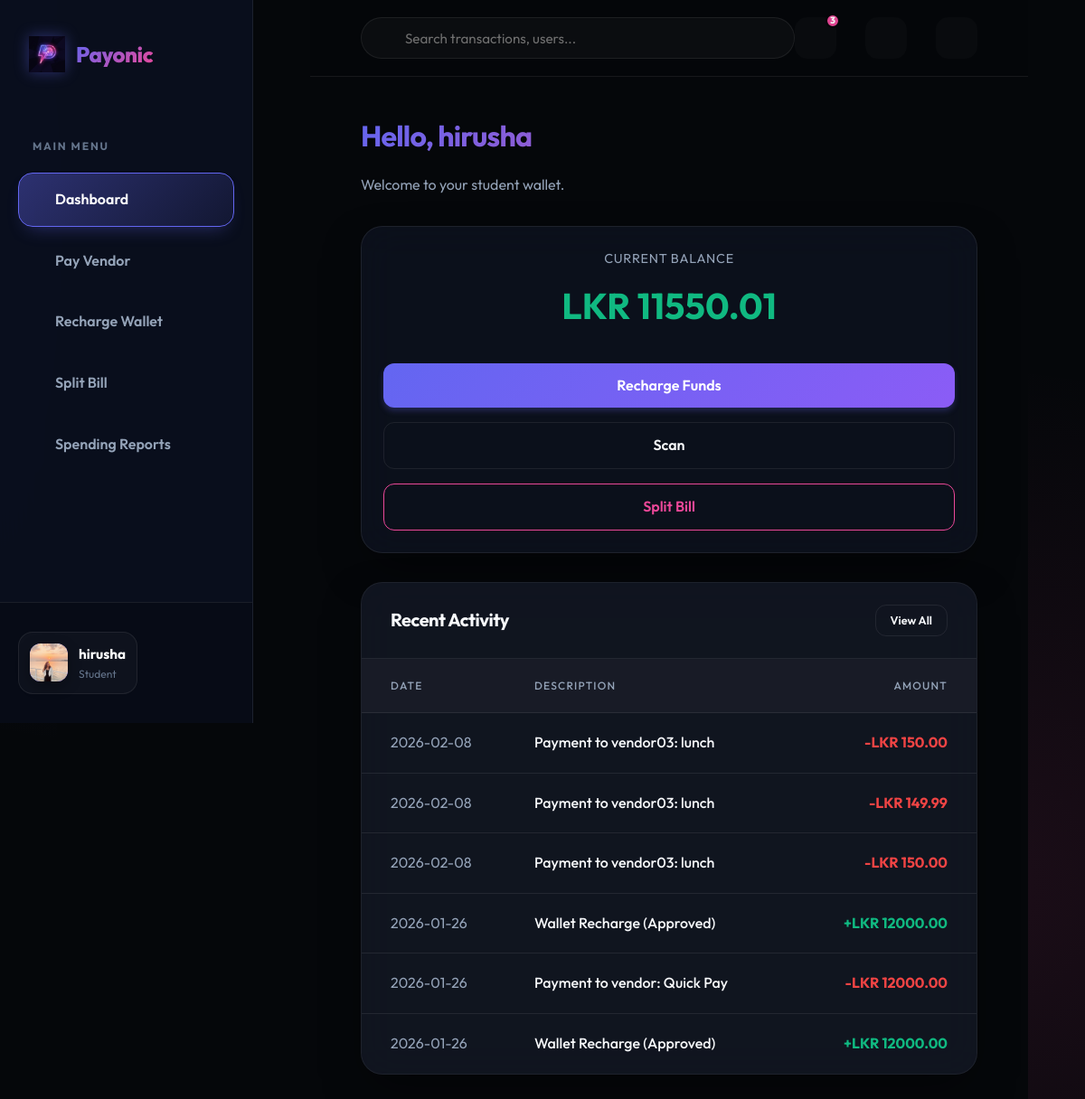
/student/dashboard (signed in), run on the app's committed database.
### app/models.py (models this page shows, shortened)
class User(UserMixin, db.Model):
    id = db.Column(db.Integer, primary_key=True)
    username = db.Column(db.String(64), index=True, unique=True, nullable=False)
    email = db.Column(db.String(120), index=True, unique=True, nullable=False)
    password_hash = db.Column(db.String(128))
    role = db.Column(db.String(20), nullable=False)  # student, vendor, admin
    is_active_user = db.Column(db.Boolean, default=True)
    phone_number = db.Column(db.String(20))
    registration_number = db.Column(db.String(50)) # For students
    student_id = db.Column(db.String(20)) # Internal ID
    vendor_name = db.Column(db.String(100)) # For vendors
    business_name = db.Column(db.String(100)) # For vendors
    business_type = db.Column(db.String(50)) # For vendors
    is_approved_vendor = db.Column(db.Boolean, default=False)
    profile_pic = db.Column(db.String(255))
    merchant_id = db.Column(db.String(50), unique=True)
    bank_name = db.Column(db.String(100))
    account_number = db.Column(db.String(50))
    account_holder_name = db.Column(db.String(100))
    wallet = db.relationship('Wallet', backref='owner', uselist=False, lazy=True)
    sent_transactions = db.relationship('Transaction', foreign_keys='Transaction.sender_id', backref='sender', lazy='dynamic')
    received_transactions = db.relationship('Transaction', foreign_keys='Transaction.receiver_id', backref='receiver', lazy='dynamic')
    qr_codes = db.relationship('QRCode', backref='vendor', lazy='dynamic')
    payout_requests = db.relationship('PayoutRequest', foreign_keys='PayoutRequest.vendor_id', backref='vendor', lazy='dynamic')
    two_factor_enabled = db.Column(db.Boolean, default=False)
    otp_secret = db.Column(db.String(32))
    low_balance_threshold = db.Column(db.Float, default=100.0) # LKR
    refund_requests = db.relationship('RefundRequest', foreign_keys='RefundRequest.user_id', backref='requester', lazy='dynamic')
    budgets = db.relationship('Budget', backref='user', lazy='dynamic')
    created_bills = db.relationship('SplitBill', backref='creator', lazy='dynamic')
    split_participations = db.relationship('SplitBillParticipant', backref='user', lazy='dynamic')
    notifications = db.relationship('Notification', backref='user', lazy='dynamic')
    @property
    def is_active(self):
        return self.is_active_user
    @property
    def unread_notification_count(self):
        return self.notifications.filter_by(is_read=False).count()

class Wallet(db.Model):
    id = db.Column(db.Integer, primary_key=True)
    user_id = db.Column(db.Integer, db.ForeignKey('user.id'), unique=True, nullable=False)
    balance = db.Column(db.Float, default=0.0)
    last_updated = db.Column(db.DateTime, default=datetime.utcnow, onupdate=datetime.utcnow)

class Transaction(db.Model):
    id = db.Column(db.Integer, primary_key=True)
    sender_id = db.Column(db.Integer, db.ForeignKey('user.id'), nullable=False)
    receiver_id = db.Column(db.Integer, db.ForeignKey('user.id'), nullable=False)
    amount = db.Column(db.Float, nullable=False)
    timestamp = db.Column(db.DateTime, index=True, default=datetime.utcnow)
    description = db.Column(db.String(255))
    category = db.Column(db.String(50), default='General') # Food, Education, etc.
    status = db.Column(db.String(20), default='completed') # completed, failed, pending

### app/main/routes.py (the view)
@bp.route('/student/dashboard')
@login_required
def dashboard():
    if current_user.role != 'student':
        flash('Access denied.')
        return redirect(url_for('main.index'))
    wallet = current_user.wallet
    transactions = Transaction.query.filter(
        (Transaction.sender_id == current_user.id) |
        (Transaction.receiver_id == current_user.id)
    ).order_by(Transaction.timestamp.desc()).all()
    return render_template('student/dashboard.html', title='Dashboard', wallet=wallet, transactions=transactions)

### app/models.py (called while the page is built)
@login.user_loader
def load_user(id):
    return User.query.get(int(id))

### app/templates/student/dashboard.html (shortened to what this page needs)
{% extends "base.html" %}
{% block content %}
<div class="animate-fade-in">
    <div style="margin-bottom: 2rem;">
        <h1 class="text-gradient">Hello, {{ current_user.username }}</h1>
        <p style="color: var(--text-muted);">Welcome to your student wallet.</p>
    </div>
    <div class="portal-grid">
        <div class="col-span-4 glass-panel stat-card" style="text-align: center; height: fit-content;">
            <p class="stat-label">Current Balance</p>
            <div class="stat-value" style="color: var(--success);">LKR {{ "{:.2f}".format(wallet.balance) }}</div>
            <div style="display: grid; gap: 1rem; margin-top: 1.5rem;">
                <a href="{{ url_for('main.topup') }}" class="btn btn-primary">
                     Recharge Funds
                </a>
                <div style="display: flex; gap: 0.5rem;">
                    <a href="{{ url_for('main.pay') }}" class="btn btn-outline" style="flex: 1;">
                         Scan
                    </a>
                </div>
                <a href="{{ url_for('main.split_bill') }}" class="btn btn-outline"
                    style="border-color: var(--secondary); color: var(--secondary);">
                     Split Bill
                </a>
            </div>
        </div>
        <div class="col-span-8 glass-panel" style="padding: 0; overflow: hidden;">
            <div
                style="padding: 1.5rem 2rem; border-bottom: 1px solid var(--border); display: flex; justify-content: space-between; align-items: center; background: rgba(255,255,255,0.02);">
                <h3 style="margin: 0; font-size: 1.25rem;">Recent Activity</h3>
                <a href="{{ url_for('main.reports') }}" class="btn btn-outline btn-sm"
                    style="font-size: 0.8rem; padding: 0.4rem 1rem;">View All</a>
            </div>
            <div class="table-container" style="border: none; border-radius: 0;">
                <table style="width: 100%;">
                    <thead>
                        <tr>
                            <th style="padding-left: 2rem;">Date</th>
                            <th>Description</th>
                            <th style="text-align: right; padding-right: 2rem;">Amount</th>
                        </tr>
                    </thead>
                    <tbody>
                        {% for transaction in transactions[:8] %}
                        <tr>
                            <td style="color: var(--text-muted); padding-left: 2rem;">{{
                                transaction.timestamp.strftime('%Y-%m-%d') }}</td>
                            <td style="font-weight: 500;">{{ transaction.description }}</td>
                            <td
                                style="text-align: right; padding-right: 2rem; font-weight: 700; color: {{ 'var(--danger)' if transaction.sender_id == current_user.id else 'var(--success)' }}">
                                {{ '-' if transaction.sender_id == current_user.id else '+' }}LKR {{
                                "{:.2f}".format(transaction.amount) }}
                            </td>
                        </tr>
                        {% endfor %}
                    </tbody>
                </table>
            </div>
        </div>
    </div>
</div>
{% endblock %}

### app/templates/base.html (shortened to what this page needs)
<!doctype html>
<html lang="en">
<head>
  <link rel="stylesheet" href="{{ url_for('static', filename='css/style.css') }}">
  <link href="https://cdn.jsdelivr.net/npm/remixicon@3.5.0/fonts/remixicon.css" rel="stylesheet">
</head>
<body>
  {% set is_portal = current_user.is_authenticated %}
  <div class="{{ 'portal-layout' if is_portal else 'landing-layout' }}">
    {% if is_portal %}
    <aside class="sidebar">
      <div class="sidebar-brand">
        <a href="{{ url_for('main.index') }}" class="nav-brand">
          <img src="{{ url_for('static', filename='img/payonic_logo.png') }}" alt="Payonic Logo">
          <span class="text-gradient">Payonic</span>
        </a>
      </div>
      <nav class="sidebar-nav">
        <div class="nav-section">Main Menu</div>
        <a href="{{ url_for('main.dashboard' if current_user.role == 'student' else ('vendor.dashboard' if current_user.role == 'vendor' else 'admin.dashboard')) }}"
          class="sidebar-link {{ 'active' if request.endpoint in ['main.dashboard', 'vendor.dashboard', 'admin.dashboard'] }}">
           Dashboard
        </a>
        {% if current_user.role == 'student' %}
        <a href="{{ url_for('main.pay') }}" class="sidebar-link {{ 'active' if request.endpoint == 'main.pay' }}">
           Pay Vendor
        </a>
        <a href="{{ url_for('main.topup') }}" class="sidebar-link {{ 'active' if request.endpoint == 'main.topup' }}">
           Recharge Wallet
        </a>
        <a href="{{ url_for('main.split_bill') }}"
          class="sidebar-link {{ 'active' if request.endpoint == 'main.split_bill' }}">
           Split Bill
        </a>
        <a href="{{ url_for('main.reports') }}"
          class="sidebar-link {{ 'active' if request.endpoint == 'main.reports' }}">
           Spending Reports
        </a>
        {% endif %}
      </nav>
      <div class="sidebar-footer">
        <div class="user-pill">
          <div class="user-avatar"
            style="overflow: hidden; display: flex; align-items: center; justify-content: center;">
            {% if current_user.profile_pic %}
            <img src="{{ url_for('static', filename=current_user.profile_pic) }}" alt="P"
              style="width: 100%; height: 100%; object-fit: cover;">
            {% else %}
            {{ current_user.username[0]|upper }}
            {% endif %}
          </div>
          <div class="user-info">
            <div class="user-name">{{ current_user.username }}</div>
            <div class="user-role">{{ current_user.role }}</div>
          </div>
        </div>
        <a href="{{ url_for('auth.logout') }}" class="logout-btn" title="Logout">
        </a>
      </div>
    </aside>
    {% endif %}
    <main class="{{ 'main-wrapper' if is_portal else 'landing-main' }}">
      {% if is_portal %}
      <header class="portal-header">
        <div class="header-search">
          <input type="text" placeholder="Search transactions, users...">
        </div>
        <div class="header-actions">
          <a href="{{ url_for('main.notifications') }}" class="action-icon">
            {% if current_user.unread_notification_count > 0 %}
            <span class="badge">{{ current_user.unread_notification_count }}</span>
            {% endif %}
          </a>
          <button id="theme-toggle" class="action-icon"
            style="border: none; cursor: pointer; color: var(--text-dim); outline: none;">
          </button>
          <a href="{{ url_for('main.settings') }}" class="action-icon">
          </a>
        </div>
      </header>
      {% endif %}
      <div class="{{ 'portal-content' if is_portal else 'container landing-content' }}">
        {% block content %}{% endblock %}
      </div>
    </main>
  </div>
</body>
</html>

### data on the page
User: profile_pic (picture), username "hirusha", role "Student"
Wallet: balance "11550.01"
Transaction: sender_id "-", amount "150.00"
Transaction: sender_id "-", amount "149.99"
Transaction: sender_id "-", amount "150.00"
Transaction: sender_id "+", amount "12000.00"
Transaction: sender_id "-", amount "12000.00"
Transaction: sender_id "+", amount "12000.00"

### other printed values
{{ current_user.unread_notification_count }} "3"
